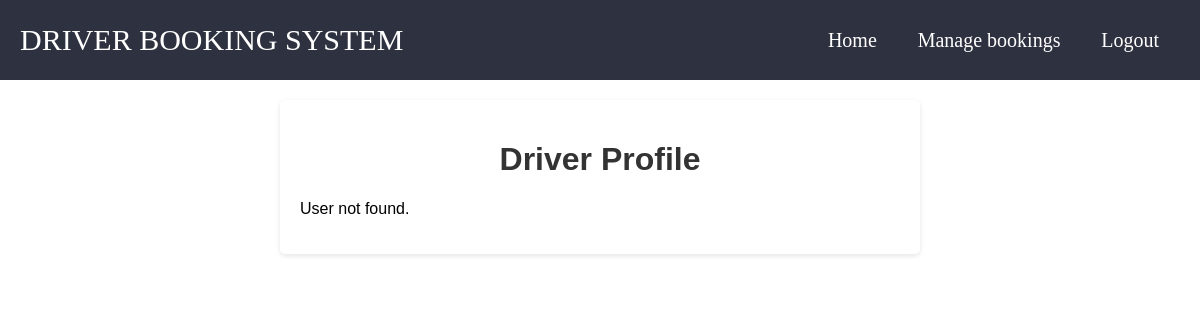
The page /driverprofile.php (signed in) on the database as committed earlier.
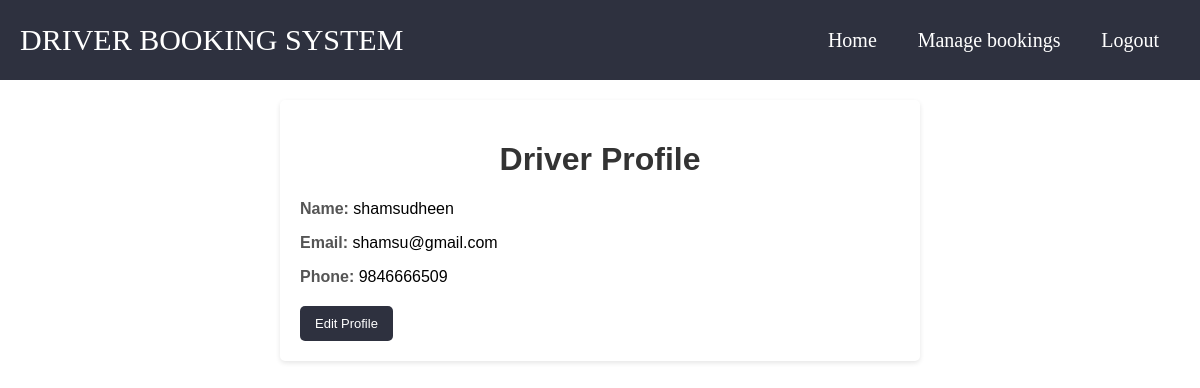
The same page on the database as committed later.
### tables this page shows
CREATE TABLE `drivers` (
  `username` varchar(25) NOT NULL,
  `phno` varchar(12) NOT NULL,
  `email` varchar(25) NOT NULL,
  `pwd` varchar(15) NOT NULL,
  `user_type` varchar(25) NOT NULL,
  `driver_id` int(10) NOT NULL,
  `district` varchar(55) NOT NULL
);

### driverprofile.php (the view, shortened to what this page needs)
<?php
$conn = mysqli_connect("localhost", "root", "", "driver_booking_system");
$user_id = $_SESSION['driver_id'] ?? null;
$user = null;
if ($user_id) {
    $user_sql = "SELECT * FROM drivers WHERE driver_id = '$user_id'";
    $user_result = mysqli_query($conn, $user_sql);
    if ($user_result && mysqli_num_rows($user_result) > 0) {
        $user = mysqli_fetch_assoc($user_result);
    }
}
?>
<!DOCTYPE html>
<html>
<head>
    <link rel="stylesheet" href="userprofile.css">
</head>
<body>
<nav class="nanbar">
        <div class="navbar">
            <a class="hdng"  href="">DRIVER BOOKING SYSTEM</a>
            <div class="link">
            <a href="staffdashboard.php">Home</a>
                <a href="mybookings.php">Manage bookings</a>
                <a href="logout.php">Logout</a>
            </div>
        </div>
    </nav>
<div class="container">
    <h1>Driver Profile</h1>
    <?php if ($user): ?>
        <div class="profile-info">
            <p><strong>Name:</strong> <span id="userName"><?php echo htmlspecialchars($user['username']); ?></span></p>
            <p><strong>Email:</strong> <span id="userEmail"><?php echo htmlspecialchars($user['email']); ?></span></p>
            <p><strong>Phone:</strong> <span id="userPhone"><?php echo htmlspecialchars($user['phno']); ?></span></p>
        </div>
         <a href="?edit=true" class="box-link">Edit Profile</a>
    <?php else: ?>
        <p>User not found.</p>
    <?php endif; ?>
</div>
</body>
</html>

Rows that differ between the two databases and show on the page:
added drivers: username "shamsudheen", email "shamsu@gmail.com", phno "9846666509"
Other text that changed with them:
text no longer shown: "User not found."
text now shown: "Name: Email: Phone: Edit Profile"
